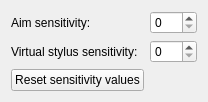
     <widget class="QWidget" name="tabMetroidPrimeHunters">
      <attribute name="title">
       <string>Other Metroid Prime Hunters</string>
      </attribute>
      <layout class="QFormLayout" name="metroidFormLayout">
       <item row="0" column="0">
        <widget class="QLabel" name="metroidAimSensitvityLabel">
         <property name="text">
          <string>Aim sensitivity:</string>
         </property>
        </widget>
       </item>
       <item row="0" column="1">
        <widget class="QSpinBox" name="metroidAimSensitvitySpinBox">
         <property name="minimum">
          <number>0</number>
         </property>
         <property name="maximum">
          <number>100</number>
         </property>
         <property name="value">
          <number>0</number>
         </property>
        </widget>
       </item>
       <item row="1" column="0">
        <widget class="QLabel" name="metroidVirtualStylusSensitvityLabel">
         <property name="text">
          <string>Virtual stylus sensitivity:</string>
         </property>
        </widget>
       </item>
       <item row="1" column="1">
        <widget class="QSpinBox" name="metroidVirtualStylusSensitvitySpinBox">
         <property name="minimum">
          <number>0</number>
         </property>
         <property name="maximum">
          <number>100</number>
         </property>
         <property name="value">
          <number>0</number>
         </property>
        </widget>
       </item>
       <item row="2" column="0">
        <widget class="QPushButton" name="metroidResetSensitivityValues">
         <property name="text">
          <string>Reset sensitivity values</string>
         </property>
        </widget>
       </item>
      </layout>
     </widget>
